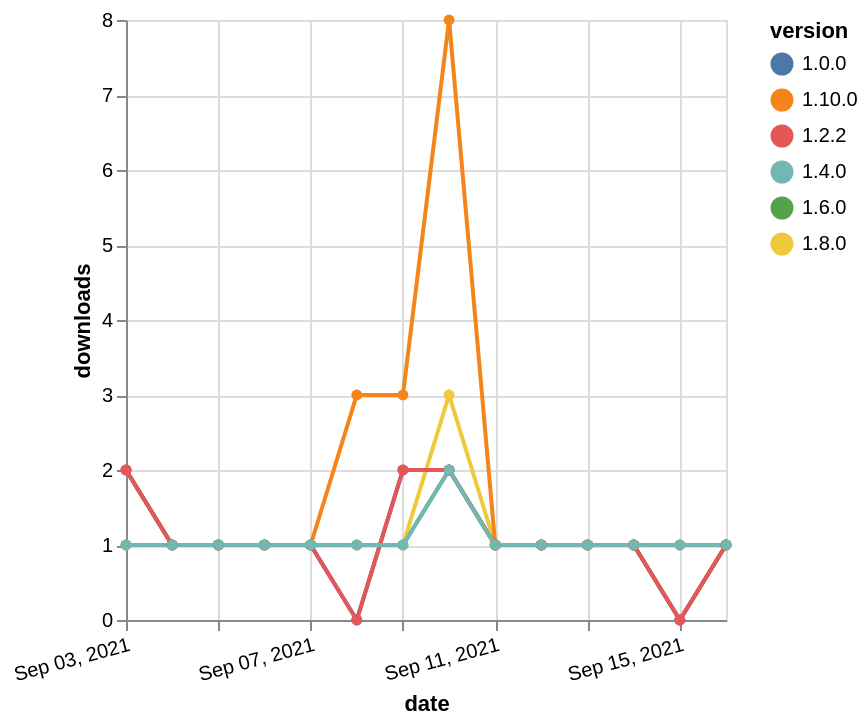

Express this chart as Vega-Lite.
### Vega-Lite specification from a JSON file in a GitHub repository (floating-point values rounded to 4 significant figures)
{"$schema": "https://vega.github.io/schema/vega-lite/v5.json", "description": "A simple bar chart with embedded data.", "data": {"values": [{"date": "2021-09-03", "total": 176, "delta": 1, "version": "1.6.0"}, {"date": "2021-09-04", "total": 177, "delta": 1, "version": "1.6.0"}, {"date": "2021-09-05", "total": 178, "delta": 1, "version": "1.6.0"}, {"date": "2021-09-06", "total": 179, "delta": 1, "version": "1.6.0"}, {"date": "2021-09-07", "total": 180, "delta": 1, "version": "1.6.0"}, {"date": "2021-09-08", "total": 181, "delta": 1, "version": "1.6.0"}, {"date": "2021-09-09", "total": 182, "delta": 1, "version": "1.6.0"}, {"date": "2021-09-10", "total": 184, "delta": 2, "version": "1.6.0"}, {"date": "2021-09-11", "total": 185, "delta": 1, "version": "1.6.0"}, {"date": "2021-09-12", "total": 186, "delta": 1, "version": "1.6.0"}, {"date": "2021-09-13", "total": 187, "delta": 1, "version": "1.6.0"}, {"date": "2021-09-14", "total": 188, "delta": 1, "version": "1.6.0"}, {"date": "2021-09-15", "total": 189, "delta": 1, "version": "1.6.0"}, {"date": "2021-09-16", "total": 190, "delta": 1, "version": "1.6.0"}, {"date": "2021-09-03", "total": 218, "delta": 1, "version": "1.8.0"}, {"date": "2021-09-04", "total": 219, "delta": 1, "version": "1.8.0"}, {"date": "2021-09-05", "total": 220, "delta": 1, "version": "1.8.0"}, {"date": "2021-09-06", "total": 221, "delta": 1, "version": "1.8.0"}, {"date": "2021-09-07", "total": 222, "delta": 1, "version": "1.8.0"}, {"date": "2021-09-08", "total": 223, "delta": 1, "version": "1.8.0"}, {"date": "2021-09-09", "total": 224, "delta": 1, "version": "1.8.0"}, {"date": "2021-09-10", "total": 227, "delta": 3, "version": "1.8.0"}, {"date": "2021-09-11", "total": 228, "delta": 1, "version": "1.8.0"}, {"date": "2021-09-12", "total": 229, "delta": 1, "version": "1.8.0"}, {"date": "2021-09-13", "total": 230, "delta": 1, "version": "1.8.0"}, {"date": "2021-09-14", "total": 231, "delta": 1, "version": "1.8.0"}, {"date": "2021-09-15", "total": 232, "delta": 1, "version": "1.8.0"}, {"date": "2021-09-16", "total": 233, "delta": 1, "version": "1.8.0"}, {"date": "2021-09-03", "total": 130, "delta": 2, "version": "1.10.0"}, {"date": "2021-09-04", "total": 131, "delta": 1, "version": "1.10.0"}, {"date": "2021-09-05", "total": 132, "delta": 1, "version": "1.10.0"}, {"date": "2021-09-06", "total": 133, "delta": 1, "version": "1.10.0"}, {"date": "2021-09-07", "total": 134, "delta": 1, "version": "1.10.0"}, {"date": "2021-09-08", "total": 137, "delta": 3, "version": "1.10.0"}, {"date": "2021-09-09", "total": 140, "delta": 3, "version": "1.10.0"}, {"date": "2021-09-10", "total": 148, "delta": 8, "version": "1.10.0"}, {"date": "2021-09-11", "total": 149, "delta": 1, "version": "1.10.0"}, {"date": "2021-09-12", "total": 150, "delta": 1, "version": "1.10.0"}, {"date": "2021-09-13", "total": 151, "delta": 1, "version": "1.10.0"}, {"date": "2021-09-14", "total": 152, "delta": 1, "version": "1.10.0"}, {"date": "2021-09-15", "total": 152, "delta": 0, "version": "1.10.0"}, {"date": "2021-09-16", "total": 153, "delta": 1, "version": "1.10.0"}, {"date": "2021-09-03", "total": 251, "delta": 2, "version": "1.0.0"}, {"date": "2021-09-04", "total": 252, "delta": 1, "version": "1.0.0"}, {"date": "2021-09-05", "total": 253, "delta": 1, "version": "1.0.0"}, {"date": "2021-09-06", "total": 254, "delta": 1, "version": "1.0.0"}, {"date": "2021-09-07", "total": 255, "delta": 1, "version": "1.0.0"}, {"date": "2021-09-08", "total": 255, "delta": 0, "version": "1.0.0"}, {"date": "2021-09-09", "total": 257, "delta": 2, "version": "1.0.0"}, {"date": "2021-09-10", "total": 259, "delta": 2, "version": "1.0.0"}, {"date": "2021-09-11", "total": 260, "delta": 1, "version": "1.0.0"}, {"date": "2021-09-12", "total": 261, "delta": 1, "version": "1.0.0"}, {"date": "2021-09-13", "total": 262, "delta": 1, "version": "1.0.0"}, {"date": "2021-09-14", "total": 263, "delta": 1, "version": "1.0.0"}, {"date": "2021-09-15", "total": 263, "delta": 0, "version": "1.0.0"}, {"date": "2021-09-16", "total": 264, "delta": 1, "version": "1.0.0"}, {"date": "2021-09-03", "total": 195, "delta": 2, "version": "1.2.2"}, {"date": "2021-09-04", "total": 196, "delta": 1, "version": "1.2.2"}, {"date": "2021-09-05", "total": 197, "delta": 1, "version": "1.2.2"}, {"date": "2021-09-06", "total": 198, "delta": 1, "version": "1.2.2"}, {"date": "2021-09-07", "total": 199, "delta": 1, "version": "1.2.2"}, {"date": "2021-09-08", "total": 199, "delta": 0, "version": "1.2.2"}, {"date": "2021-09-09", "total": 201, "delta": 2, "version": "1.2.2"}, {"date": "2021-09-10", "total": 203, "delta": 2, "version": "1.2.2"}, {"date": "2021-09-11", "total": 204, "delta": 1, "version": "1.2.2"}, {"date": "2021-09-12", "total": 205, "delta": 1, "version": "1.2.2"}, {"date": "2021-09-13", "total": 206, "delta": 1, "version": "1.2.2"}, {"date": "2021-09-14", "total": 207, "delta": 1, "version": "1.2.2"}, {"date": "2021-09-15", "total": 207, "delta": 0, "version": "1.2.2"}, {"date": "2021-09-16", "total": 208, "delta": 1, "version": "1.2.2"}, {"date": "2021-09-03", "total": 184, "delta": 1, "version": "1.4.0"}, {"date": "2021-09-04", "total": 185, "delta": 1, "version": "1.4.0"}, {"date": "2021-09-05", "total": 186, "delta": 1, "version": "1.4.0"}, {"date": "2021-09-06", "total": 187, "delta": 1, "version": "1.4.0"}, {"date": "2021-09-07", "total": 188, "delta": 1, "version": "1.4.0"}, {"date": "2021-09-08", "total": 189, "delta": 1, "version": "1.4.0"}, {"date": "2021-09-09", "total": 190, "delta": 1, "version": "1.4.0"}, {"date": "2021-09-10", "total": 192, "delta": 2, "version": "1.4.0"}, {"date": "2021-09-11", "total": 193, "delta": 1, "version": "1.4.0"}, {"date": "2021-09-12", "total": 194, "delta": 1, "version": "1.4.0"}, {"date": "2021-09-13", "total": 195, "delta": 1, "version": "1.4.0"}, {"date": "2021-09-14", "total": 196, "delta": 1, "version": "1.4.0"}, {"date": "2021-09-15", "total": 197, "delta": 1, "version": "1.4.0"}, {"date": "2021-09-16", "total": 198, "delta": 1, "version": "1.4.0"}]}, "width": "container", "mark": {"type": "line", "point": {"filled": true}}, "encoding": {"x": {"field": "date", "type": "temporal", "timeUnit": "yearmonthdate", "title": "date", "axis": {"labelAngle": -15}}, "y": {"field": "delta", "type": "quantitative", "title": "downloads"}, "color": {"field": "version", "type": "nominal"}, "tooltip": {"field": "delta"}}}
